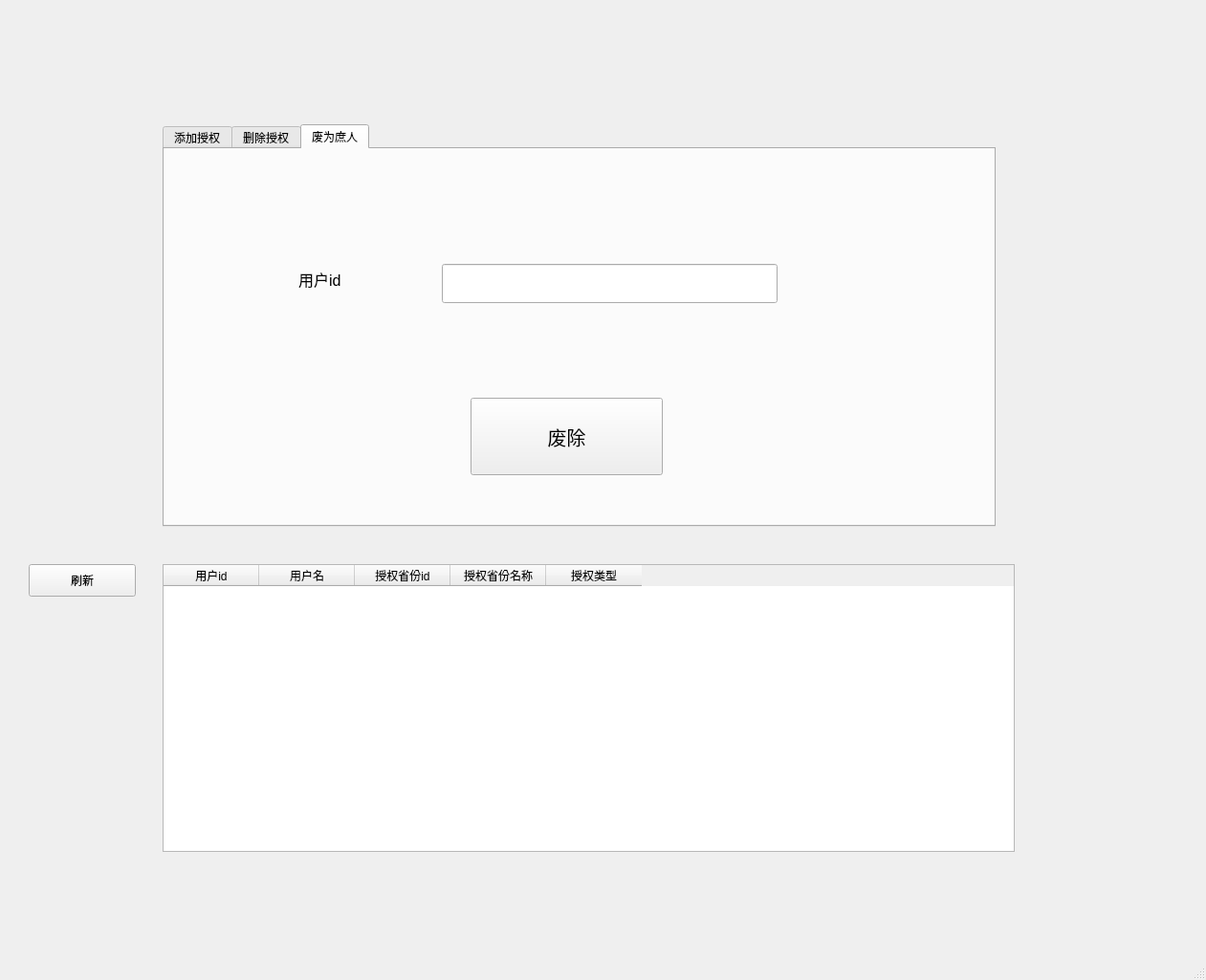
<?xml version="1.0" encoding="UTF-8"?>
<ui version="4.0">
 <class>MainWindow</class>
 <widget class="QMainWindow" name="MainWindow">
  <property name="geometry">
   <rect>
    <x>0</x>
    <y>0</y>
    <width>1261</width>
    <height>1025</height>
   </rect>
  </property>
  <property name="windowTitle">
   <string>授权管理</string>
  </property>
  <widget class="QWidget" name="centralwidget">
   <widget class="QTabWidget" name="tabWidget">
    <property name="geometry">
     <rect>
      <x>170</x>
      <y>130</y>
      <width>871</width>
      <height>421</height>
     </rect>
    </property>
    <property name="currentIndex">
     <number>2</number>
    </property>
    <widget class="QWidget" name="tab">
     <attribute name="title">
      <string>添加授权</string>
     </attribute>
     <widget class="QPushButton" name="button1">
      <property name="geometry">
       <rect>
        <x>320</x>
        <y>260</y>
        <width>201</width>
        <height>81</height>
       </rect>
      </property>
      <property name="font">
       <font>
        <pointsize>15</pointsize>
       </font>
      </property>
      <property name="text">
       <string>添加</string>
      </property>
     </widget>
     <widget class="QLabel" name="label">
      <property name="geometry">
       <rect>
        <x>140</x>
        <y>100</y>
        <width>81</width>
        <height>71</height>
       </rect>
      </property>
      <property name="font">
       <font>
        <pointsize>12</pointsize>
       </font>
      </property>
      <property name="text">
       <string>用户id</string>
      </property>
     </widget>
     <widget class="QLabel" name="label_2">
      <property name="geometry">
       <rect>
        <x>140</x>
        <y>160</y>
        <width>111</width>
        <height>71</height>
       </rect>
      </property>
      <property name="font">
       <font>
        <pointsize>12</pointsize>
       </font>
      </property>
      <property name="text">
       <string>授权省份</string>
      </property>
     </widget>
     <widget class="QLineEdit" name="id1">
      <property name="geometry">
       <rect>
        <x>290</x>
        <y>120</y>
        <width>351</width>
        <height>41</height>
       </rect>
      </property>
     </widget>
     <widget class="QComboBox" name="xiala1">
      <property name="geometry">
       <rect>
        <x>290</x>
        <y>180</y>
        <width>321</width>
        <height>31</height>
       </rect>
      </property>
      <item>
       <property name="text">
        <string>北京市</string>
       </property>
      </item>
      <item>
       <property name="text">
        <string>天津市</string>
       </property>
      </item>
      <item>
       <property name="text">
        <string>河北省</string>
       </property>
      </item>
      <item>
       <property name="text">
        <string>山西省</string>
       </property>
      </item>
      <item>
       <property name="text">
        <string>内蒙古自治区</string>
       </property>
      </item>
      <item>
       <property name="text">
        <string>辽宁省</string>
       </property>
      </item>
      <item>
       <property name="text">
        <string>吉林省</string>
       </property>
      </item>
      <item>
       <property name="text">
        <string>黑龙江省</string>
       </property>
      </item>
      <item>
       <property name="text">
        <string>上海市</string>
       </property>
      </item>
      <item>
       <property name="text">
        <string>江苏省</string>
       </property>
      </item>
      <item>
       <property name="text">
        <string>浙江省</string>
       </property>
      </item>
      <item>
       <property name="text">
        <string>安徽省</string>
       </property>
      </item>
      <item>
       <property name="text">
        <string>福建省</string>
       </property>
      </item>
      <item>
       <property name="text">
        <string>江西省</string>
       </property>
      </item>
      <item>
       <property name="text">
        <string>山东省</string>
       </property>
      </item>
      <item>
       <property name="text">
        <string>河南省</string>
       </property>
      </item>
      <item>
       <property name="text">
        <string>湖北省</string>
       </property>
      </item>
      <item>
       <property name="text">
        <string>湖南省</string>
       </property>
      </item>
      <item>
       <property name="text">
        <string>广东省</string>
       </property>
      </item>
      <item>
       <property name="text">
        <string>广西壮族自治区</string>
       </property>
      </item>
      <item>
       <property name="text">
        <string>海南省</string>
       </property>
      </item>
      <item>
       <property name="text">
        <string>重庆市</string>
       </property>
      </item>
      <item>
       <property name="text">
        <string>四川省</string>
       </property>
      </item>
      <item>
       <property name="text">
        <string>贵州省</string>
       </property>
      </item>
      <item>
       <property name="text">
        <string>云南省</string>
       </property>
      </item>
      <item>
       <property name="text">
        <string>西藏自治区</string>
       </property>
      </item>
      <item>
       <property name="text">
        <string>陕西省</string>
       </property>
      </item>
      <item>
       <property name="text">
        <string>甘肃省</string>
       </property>
      </item>
      <item>
       <property name="text">
        <string>青海省</string>
       </property>
      </item>
      <item>
       <property name="text">
        <string>宁夏回族自治区</string>
       </property>
      </item>
      <item>
       <property name="text">
        <string>新疆维吾尔自治区</string>
       </property>
      </item>
      <item>
       <property name="text">
        <string>香港特别行政区</string>
       </property>
      </item>
      <item>
       <property name="text">
        <string>澳门特别行政区</string>
       </property>
      </item>
      <item>
       <property name="text">
        <string>台湾省</string>
       </property>
      </item>
     </widget>
    </widget>
    <widget class="QWidget" name="tab_2">
     <attribute name="title">
      <string>删除授权</string>
     </attribute>
     <widget class="QLabel" name="label_3">
      <property name="geometry">
       <rect>
        <x>140</x>
        <y>100</y>
        <width>81</width>
        <height>71</height>
       </rect>
      </property>
      <property name="font">
       <font>
        <pointsize>12</pointsize>
       </font>
      </property>
      <property name="text">
       <string>用户id</string>
      </property>
     </widget>
     <widget class="QComboBox" name="xiala2">
      <property name="geometry">
       <rect>
        <x>290</x>
        <y>180</y>
        <width>321</width>
        <height>31</height>
       </rect>
      </property>
      <item>
       <property name="text">
        <string>北京市</string>
       </property>
      </item>
      <item>
       <property name="text">
        <string>天津市</string>
       </property>
      </item>
      <item>
       <property name="text">
        <string>河北省</string>
       </property>
      </item>
      <item>
       <property name="text">
        <string>山西省</string>
       </property>
      </item>
      <item>
       <property name="text">
        <string>内蒙古自治区</string>
       </property>
      </item>
      <item>
       <property name="text">
        <string>辽宁省</string>
       </property>
      </item>
      <item>
       <property name="text">
        <string>吉林省</string>
       </property>
      </item>
      <item>
       <property name="text">
        <string>黑龙江省</string>
       </property>
      </item>
      <item>
       <property name="text">
        <string>上海市</string>
       </property>
      </item>
      <item>
       <property name="text">
        <string>江苏省</string>
       </property>
      </item>
      <item>
       <property name="text">
        <string>浙江省</string>
       </property>
      </item>
      <item>
       <property name="text">
        <string>安徽省</string>
       </property>
      </item>
      <item>
       <property name="text">
        <string>福建省</string>
       </property>
      </item>
      <item>
       <property name="text">
        <string>江西省</string>
       </property>
      </item>
      <item>
       <property name="text">
        <string>山东省</string>
       </property>
      </item>
      <item>
       <property name="text">
        <string>河南省</string>
       </property>
      </item>
      <item>
       <property name="text">
        <string>湖北省</string>
       </property>
      </item>
      <item>
       <property name="text">
        <string>湖南省</string>
       </property>
      </item>
      <item>
       <property name="text">
        <string>广东省</string>
       </property>
      </item>
      <item>
       <property name="text">
        <string>广西壮族自治区</string>
       </property>
      </item>
      <item>
       <property name="text">
        <string>海南省</string>
       </property>
      </item>
      <item>
       <property name="text">
        <string>重庆市</string>
       </property>
      </item>
      <item>
       <property name="text">
        <string>四川省</string>
       </property>
      </item>
      <item>
       <property name="text">
        <string>贵州省</string>
       </property>
      </item>
      <item>
       <property name="text">
        <string>云南省</string>
       </property>
      </item>
      <item>
       <property name="text">
        <string>西藏自治区</string>
       </property>
      </item>
      <item>
       <property name="text">
        <string>陕西省</string>
       </property>
      </item>
      <item>
       <property name="text">
        <string>甘肃省</string>
       </property>
      </item>
      <item>
       <property name="text">
        <string>青海省</string>
       </property>
      </item>
      <item>
       <property name="text">
        <string>宁夏回族自治区</string>
       </property>
      </item>
      <item>
       <property name="text">
        <string>新疆维吾尔自治区</string>
       </property>
      </item>
      <item>
       <property name="text">
        <string>香港特别行政区</string>
       </property>
      </item>
      <item>
       <property name="text">
        <string>澳门特别行政区</string>
       </property>
      </item>
      <item>
       <property name="text">
        <string>台湾省</string>
       </property>
      </item>
     </widget>
     <widget class="QLabel" name="label_4">
      <property name="geometry">
       <rect>
        <x>140</x>
        <y>160</y>
        <width>111</width>
        <height>71</height>
       </rect>
      </property>
      <property name="font">
       <font>
        <pointsize>12</pointsize>
       </font>
      </property>
      <property name="text">
       <string>授权省份</string>
      </property>
     </widget>
     <widget class="QLineEdit" name="id2">
      <property name="geometry">
       <rect>
        <x>290</x>
        <y>120</y>
        <width>351</width>
        <height>41</height>
       </rect>
      </property>
     </widget>
     <widget class="QPushButton" name="button2">
      <property name="geometry">
       <rect>
        <x>320</x>
        <y>260</y>
        <width>201</width>
        <height>81</height>
       </rect>
      </property>
      <property name="font">
       <font>
        <pointsize>15</pointsize>
       </font>
      </property>
      <property name="text">
       <string>删除</string>
      </property>
     </widget>
    </widget>
    <widget class="QWidget" name="tab_3">
     <attribute name="title">
      <string>废为庶人</string>
     </attribute>
     <widget class="QLineEdit" name="id2_3">
      <property name="geometry">
       <rect>
        <x>290</x>
        <y>120</y>
        <width>351</width>
        <height>41</height>
       </rect>
      </property>
     </widget>
     <widget class="QLabel" name="label_9">
      <property name="geometry">
       <rect>
        <x>140</x>
        <y>100</y>
        <width>81</width>
        <height>71</height>
       </rect>
      </property>
      <property name="font">
       <font>
        <pointsize>12</pointsize>
       </font>
      </property>
      <property name="text">
       <string>用户id</string>
      </property>
     </widget>
     <widget class="QPushButton" name="button2_3">
      <property name="geometry">
       <rect>
        <x>320</x>
        <y>260</y>
        <width>201</width>
        <height>81</height>
       </rect>
      </property>
      <property name="font">
       <font>
        <pointsize>15</pointsize>
       </font>
      </property>
      <property name="text">
       <string>废除</string>
      </property>
     </widget>
    </widget>
   </widget>
   <widget class="QTableWidget" name="table1">
    <property name="geometry">
     <rect>
      <x>170</x>
      <y>590</y>
      <width>891</width>
      <height>301</height>
     </rect>
    </property>
    <column>
     <property name="text">
      <string>用户id</string>
     </property>
    </column>
    <column>
     <property name="text">
      <string>用户名</string>
     </property>
    </column>
    <column>
     <property name="text">
      <string>授权省份id</string>
     </property>
    </column>
    <column>
     <property name="text">
      <string>授权省份名称</string>
     </property>
    </column>
    <column>
     <property name="text">
      <string>授权类型</string>
     </property>
    </column>
   </widget>
   <widget class="QPushButton" name="pushButton">
    <property name="geometry">
     <rect>
      <x>30</x>
      <y>590</y>
      <width>112</width>
      <height>34</height>
     </rect>
    </property>
    <property name="text">
     <string>刷新</string>
    </property>
   </widget>
  </widget>
  <widget class="QMenuBar" name="menubar">
   <property name="geometry">
    <rect>
     <x>0</x>
     <y>0</y>
     <width>1261</width>
     <height>30</height>
    </rect>
   </property>
  </widget>
  <widget class="QStatusBar" name="statusbar"/>
 </widget>
 <resources/>
 <connections/>
</ui>
